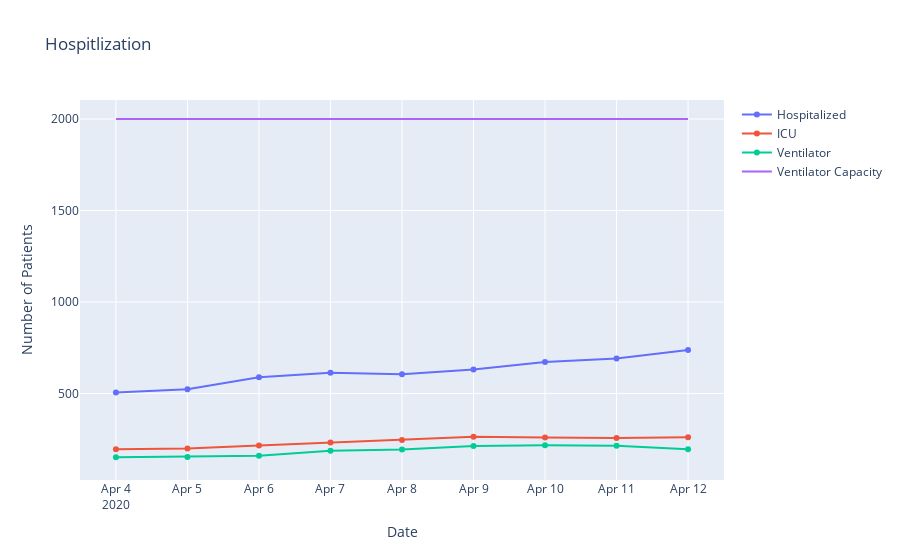

This figure's notebook cell:
### Markdown cell above
# Hospitalization

### Code cell
fig = go.Figure()

fig.add_trace(
    go.Scatter(x= dates[29:], y=hospitalization, name="Hospitalized"),

)

fig.add_trace(
    go.Scatter(x=dates[29:], y=icu, name="ICU"),
)


fig.add_trace(
    go.Scatter(x= dates[29:], y=ventilator, name="Ventilator"),
    
)

fig.add_trace(
    go.Scatter(x= dates[29:], y=[2000]*len(dates[29:]), name="Ventilator Capacity", mode = "lines"),
    
)

fig.update_layout(title='Hospitlization',
                   xaxis_title='Date',
                   yaxis_title='Number of Patients')

fig.show()

with open('../plotly/ontario_hospitilization.json', 'w') as f:
    f.write(fig.to_json())

### Figure 1 — Plotly figure (JSON) as saved in the notebook; plotly's stock layout.template omitted (floating-point values rounded to 4 significant figures)
{"data": [{"name": "Hospitalized", "type": "scatter", "x": ["2020-04-04", "2020-04-05", "2020-04-06", "2020-04-07", "2020-04-08", "2020-04-09", "2020-04-10", "2020-04-11", "2020-04-12"], "y": [506, 523, 589, 614, 605, 632, 673, 691, 738]}, {"name": "ICU", "type": "scatter", "x": ["2020-04-04", "2020-04-05", "2020-04-06", "2020-04-07", "2020-04-08", "2020-04-09", "2020-04-10", "2020-04-11", "2020-04-12"], "y": [196, 200, 216, 233, 246, 264, 260, 257, 261]}, {"name": "Ventilator", "type": "scatter", "x": ["2020-04-04", "2020-04-05", "2020-04-06", "2020-04-07", "2020-04-08", "2020-04-09", "2020-04-10", "2020-04-11", "2020-04-12"], "y": [152, 154, 160, 187, 195, 214, 217, 215, 196]}, {"mode": "lines", "name": "Ventilator Capacity", "type": "scatter", "x": ["2020-04-04", "2020-04-05", "2020-04-06", "2020-04-07", "2020-04-08", "2020-04-09", "2020-04-10", "2020-04-11", "2020-04-12"], "y": [2000, 2000, 2000, 2000, 2000, 2000, 2000, 2000, 2000]}], "layout": {"title": {"text": "Hospitlization"}, "xaxis": {"title": {"text": "Date"}}, "yaxis": {"title": {"text": "Number of Patients"}}}}
